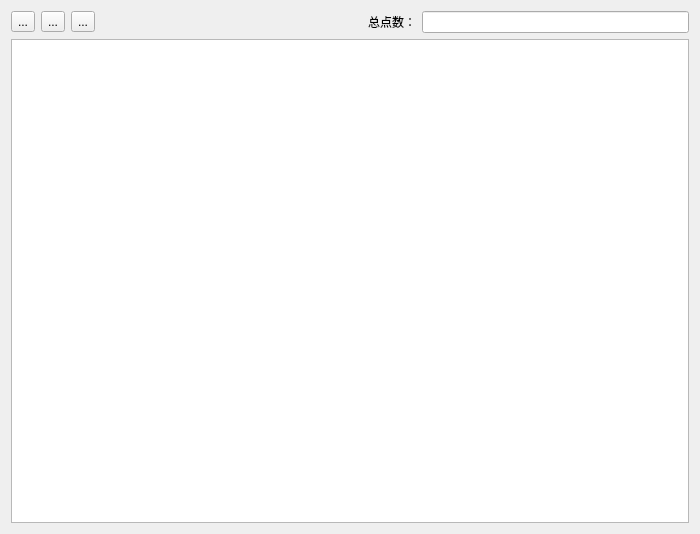
<?xml version="1.0" encoding="UTF-8"?>
<ui version="4.0">
 <class>PointPickerDlg</class>
 <widget class="QDialog" name="PointPickerDlg">
  <property name="geometry">
   <rect>
    <x>0</x>
    <y>0</y>
    <width>700</width>
    <height>534</height>
   </rect>
  </property>
  <property name="windowTitle">
   <string>PointPickerDlg</string>
  </property>
  <layout class="QVBoxLayout" name="verticalLayout">
   <item>
    <layout class="QHBoxLayout" name="horizontalLayout">
     <item>
      <widget class="QToolButton" name="toolButton_F5">
       <property name="text">
        <string>...</string>
       </property>
       <property name="icon">
        <iconset>
         <normalon>:/Images/pointf5.png</normalon>
        </iconset>
       </property>
       <property name="iconSize">
        <size>
         <width>30</width>
         <height>30</height>
        </size>
       </property>
      </widget>
     </item>
     <item>
      <widget class="QToolButton" name="toolButton_Save">
       <property name="text">
        <string>...</string>
       </property>
       <property name="icon">
        <iconset>
         <normalon>:/Images/savetxt.png</normalon>
        </iconset>
       </property>
       <property name="iconSize">
        <size>
         <width>30</width>
         <height>30</height>
        </size>
       </property>
      </widget>
     </item>
     <item>
      <widget class="QToolButton" name="toolButton_Close">
       <property name="text">
        <string>...</string>
       </property>
       <property name="icon">
        <iconset>
         <normalon>:/Images/close.png</normalon>
        </iconset>
       </property>
       <property name="iconSize">
        <size>
         <width>30</width>
         <height>30</height>
        </size>
       </property>
      </widget>
     </item>
     <item>
      <spacer name="horizontalSpacer">
       <property name="orientation">
        <enum>Qt::Horizontal</enum>
       </property>
       <property name="sizeHint" stdset="0">
        <size>
         <width>40</width>
         <height>20</height>
        </size>
       </property>
      </spacer>
     </item>
     <item>
      <widget class="QLabel" name="label">
       <property name="text">
        <string>总点数：</string>
       </property>
      </widget>
     </item>
     <item>
      <widget class="QLineEdit" name="lineEdit"/>
     </item>
    </layout>
   </item>
   <item>
    <widget class="QTableWidget" name="tableWidget"/>
   </item>
  </layout>
 </widget>
 <resources/>
 <connections>
  <connection>
   <sender>toolButton_Close</sender>
   <signal>clicked()</signal>
   <receiver>PointPickerDlg</receiver>
   <slot>close()</slot>
   <hints>
    <hint type="sourcelabel">
     <x>95</x>
     <y>25</y>
    </hint>
    <hint type="destinationlabel">
     <x>349</x>
     <y>266</y>
    </hint>
   </hints>
  </connection>
 </connections>
</ui>
